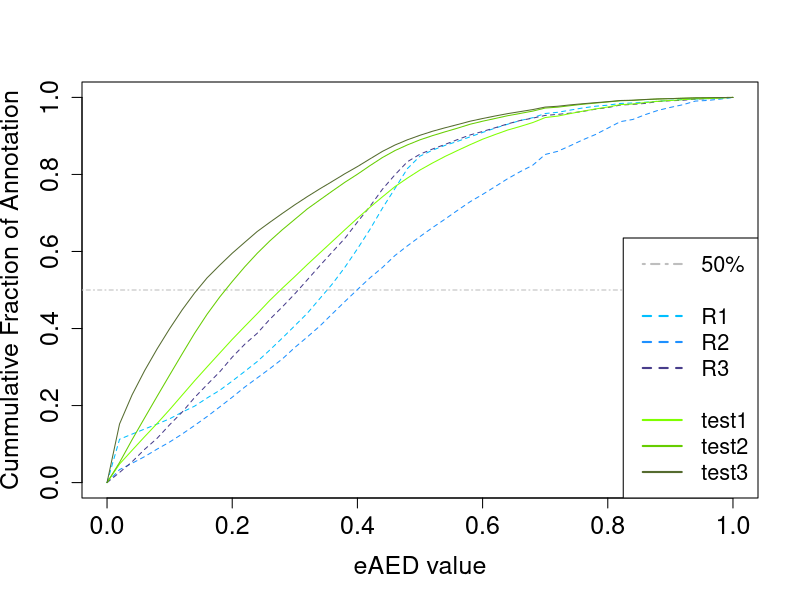

Generate this figure with R:
## plot eAED
## grep '>' *maker.proteins.fasta | awk '{print $1":"$4}' | perl -ne '@array=split(":", $_); @name=split("-",$array[0]);print $name[1]."\t".$array[2];' > eAED_statistics*
setwd("/Users/jfsh/DATA/spiders/DSil_genome/annotation/")

## training Rounds
breaks = seq(0, 1, by=0.02) 
eAED_R1 <- read.table("eAED_files/eAED_statistics_contigs_R1_values.txt")
eAED_R1_table <- table(eAED_R1)
eAED_R1_frame <- as.data.frame(eAED_R1_table)
eAED_R1.cut = cut(eAED_R1$V1, breaks, right=FALSE) 
eAED_R1.freq = table(eAED_R1.cut)
cumfreq0_R1 = c(0, cumsum(eAED_R1.freq)/sum(eAED_R1.freq)) 

eAED_R2 <- read.table("eAED_files/eAED_statistics_contigs_R2_values.txt")
eAED_R2_table <- table(eAED_R2)
eAED_R2_frame <- as.data.frame(eAED_R2_table)
eAED_R2.cut = cut(eAED_R2$V1, breaks, right=FALSE) 
eAED_R2.freq = table(eAED_R2.cut)
cumfreq0_R2 = c(0, cumsum(eAED_R2.freq)/sum(eAED_R2.freq)) 

eAED_R3 <- read.table("eAED_files/eAED_statistics_contigs_R3_values.txt")
eAED_R3_table <- table(eAED_R3)
eAED_R3_frame <- as.data.frame(eAED_R3_table)
eAED_R3.cut = cut(eAED_R3$V1, breaks, right=FALSE) 
eAED_R3.freq = table(eAED_R3.cut)
cumfreq0_R3 = c(0, cumsum(eAED_R3.freq)/sum(eAED_R3.freq)) 


## Final annotation
eAED_first <- read.table("eAED_files/first_eAED_value.txt")
eAED_first_table <- table(eAED_first)
eAED_final_frame <- as.data.frame(eAED_first_table)
eAED_first.cut = cut(eAED_first$V1, breaks, right=FALSE) 
eAED_first.freq = table(eAED_first.cut)
cumfreq0_first = c(0, cumsum(eAED_first.freq)/sum(eAED_first.freq)) 
median_eAED_first = median(eAED_first$V1)

eAED_second <- read.table("eAED_files/second_eAED_value.txt")
eAED_second_table <- table(eAED_second)
eAED_second_frame <- as.data.frame(eAED_second_table)
eAED_second.cut = cut(eAED_second$V1, breaks, right=FALSE) 
eAED_second.freq = table(eAED_second.cut)
cumfreq0_second = c(0, cumsum(eAED_second.freq)/sum(eAED_second.freq)) 
median_eAED_second = median(eAED_second$V1)

eAED_third <- read.table("eAED_files/third_eAED_value.txt")
eAED_third_table <- table(eAED_third)
eAED_third_frame <- as.data.frame(eAED_third_table)
eAED_third.cut = cut(eAED_third$V1, breaks, right=FALSE) 
eAED_third.freq = table(eAED_third.cut)
cumfreq0_third = c(0, cumsum(eAED_third.freq)/sum(eAED_third.freq))
median_eAED_third = median(eAED_third$V1)

#################
## set plot
breaks = seq(0, 1, by=0.02) 
median_R1 = median(eAED_R1$V1)
median_R2 = median(eAED_R1$V1)
median_R3 = median(eAED_R3$V1)

plot(breaks,cumfreq0_R1,ylab="Cummulative Fraction of Annotation", xlab="eAED value", lty=2, type="l",col="deepskyblue", cex.lab=1.5, cex.axis=1.5, cex.main=1.5)
abline(h=0.5, lty=4, col="grey")
legend(
  "bottomright", ## POSITION 
  c("50%", "","R1", "R2", "R3","","test1","test2","test3"), # puts text in the legend 
  lty=c(4,0,2,2,2,0,1,1,1),               # gives the legend appropriate symbols (lines)
  lwd=c(2), ## width
  cex = 1.3,
  col=c("grey","","deepskyblue","dodgerblue","darkslateblue","",
        "chartreuse","chartreuse3","darkolivegreen"
  ) # gives the legend lines the correct color
)
lines(breaks,cumfreq0_R2,type="l",lty=2,col="dodgerblue")
lines(breaks,cumfreq0_R3,type="l",lty=2,col="darkslateblue")
lines(breaks,cumfreq0_first,type="l",lty=1,col="chartreuse")
lines(breaks,cumfreq0_second,type="l",lty=1,col="chartreuse3")
lines(breaks,cumfreq0_third,type="l",lty=1,col="darkolivegreen")
